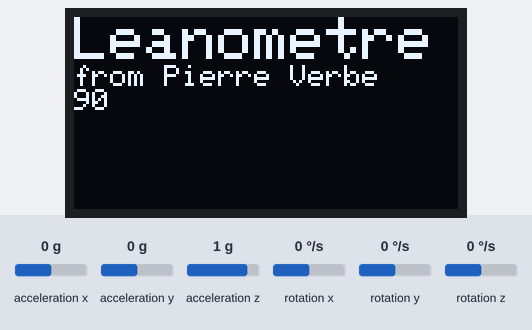
A sketch run on a simulated Arduino Uno, built with avr-gcc and run on an emulated ATmega328P. Parts: 128×64 one-colour display. Wiring (inferred from the names in the program): MPU-6050 motion sensor at I2C address 0x68. The test bench sets the inputs (shaded band); at power-on: acceleration x 0 g, acceleration y 0 g, acceleration z 1 g, rotation x 0 °/s, rotation y 0 °/s, rotation z 0 °/s. What the sketch prints to the serial monitor is not drawn.

Above: at 0.4 s.

The sketch:

Leanometer.ino
```cpp
#include <Wire.h>
#include <Adafruit_GFX.h>
#include <Adafruit_SSD1306.h>

#define SCREEN_WIDTH 128 // OLED display width, in pixels
#define SCREEN_HEIGHT 64 // OLED display height, in pixels

// Declaration for an SSD1306 display connected to I2C (SDA, SCL pins)
#define OLED_RESET     4 // Reset pin # (or -1 if sharing Arduino reset pin)
Adafruit_SSD1306 display(SCREEN_WIDTH, SCREEN_HEIGHT, &Wire, OLED_RESET);

const int MPU = 0x68; // I2C address of the MPU-6050
const int OLED = 0x3C; // I2C address of the OLED

int16_t AcX, AcY, AcZ, Tmp, GyX, GyY, GyZ;

int16_t compteur = 90;

void setup()
{
  Serial.begin(9600);
  Serial.println(" _                                           _              ");
  Serial.println("| |                                         | |             ");
  Serial.println("| |     ___  __ _ _ __   ___  _ __ ___   ___| |_ ___ _ ___  ");
  Serial.println("| |    / _ \\/ _` | '_ \\ / _ \\| '_ ` _ \\ / _ \\ __/ _ \\ '__ | ");
  Serial.println("| |___|  __/ (_| | | | | (_) | | | | | |  __/ ||  __/ |     ");
  Serial.println("|______\\___|\\__,_|_| |_|\\___/|_| |_| |_|\\___|\\__\\___|_|     ");

  Wire.begin();
  display.begin(SSD1306_SWITCHCAPVCC, 0x3C);
  /*display.display();
  delay(500); // Pause for 0.5 seconde*/
  display.clearDisplay();// Clear the buffer

  display.setTextSize(2);             // Normal 1:1 pixel scale
  display.setTextColor(WHITE);        // Draw white text
  display.setCursor(0, 0);            // Start at top-left corner
  display.println(F("Leanometre"));
  display.setTextSize(1);
  display.println(F("from Pierre Verbe"));
  display.println(compteur);
  display.display();      // Show initial text
  delay(500);

  /*Wire.endTransmission(OLED);*/

  Wire.begin();
  Wire.beginTransmission(MPU);
  Wire.write(0x6B);  // PWR_MGMT_1 register
  Wire.write(0);     // set to zero (wakes up the MPU-6050)
  Wire.endTransmission(true);
}

void loop()
{
  Wire.beginTransmission(MPU);
  Wire.write(0x3B);  // starting with register 0x3B (ACCEL_XOUT_H)
  Wire.endTransmission(true);
  Wire.requestFrom(MPU, 14, true); // request a total of 14 registers
  AcX = Wire.read() << 8 | Wire.read(); // 0x3B (ACCEL_XOUT_H) & 0x3C (ACCEL_XOUT_L)
  AcY = Wire.read() << 8 | Wire.read(); // 0x3D (ACCEL_YOUT_H) & 0x3E (ACCEL_YOUT_L)
  AcZ = Wire.read() << 8 | Wire.read(); // 0x3F (ACCEL_ZOUT_H) & 0x40 (ACCEL_ZOUT_L)
  GyX = Wire.read() << 8 | Wire.read(); // 0x43 (GYRO_XOUT_H) & 0x44 (GYRO_XOUT_L)
  GyY = Wire.read() << 8 | Wire.read(); // 0x45 (GYRO_YOUT_H) & 0x46 (GYRO_YOUT_L)
  GyZ = Wire.read() << 8 | Wire.read(); // 0x47 (GYRO_ZOUT_H) & 0x48 (GYRO_ZOUT_L)
   Serial.println("Test terminal");
  Serial.print("AcX = ");
  Serial.println(AcX / 180);
  Serial.print("AcY = ");
  Serial.println(AcY / 180);
  Serial.print("AcZ = ");
  Serial.println(AcZ / 180);
  Serial.println();
  Serial.println();

  /*printAngleOLED(AcX / 180);*/
  /*compteur++;
    if (compteur == 255)compteur = 0;

    display.clearDisplay();
    display.setTextSize(1);             // Normal 1:1 pixel scale
    display.setTextColor(WHITE);        // Draw white text
    display.setCursor(0, 0);            // Start at top-left corner
    if (compteur == 1)
    {
    display.println(F("ma première ligne"));
    display.println(F("ma deux ligne"));
    }

    if (compteur == 2)
    {
    display.println(F(";)"));
    }*/
  /*Serial.println(compteur);*/

  /*while (compteur > 0) {
    printAngleOLED(compteur);
    display.display();
    delay(200);
    compteur--;
    }
    while (compteur < 90) {
    printAngleOLED(compteur);
    display.display();
    delay(200);
    compteur++;
    }*/


  /*printInfo();*/

  /*lcd.begin(16, 2);
    lcd.setCursor(1,1);
    lcd.print(AcX);
    lcd.setCursor(1,0);
    lcd.print(GyX);*/
  display.display();
  delay(2000);
}

void testdrawstyles(void) {
  display.clearDisplay();

  display.setTextSize(1);             // Normal 1:1 pixel scale
  display.setTextColor(WHITE);        // Draw white text
  display.setCursor(0, 0);           // Start at top-left corner
  display.println(F("Hello, world!"));

  display.setTextColor(BLACK, WHITE); // Draw 'inverse' text
  display.println(3.141592);

  display.setTextSize(2);             // Draw 2X-scale text
  display.setTextColor(WHITE);
  display.print(F("0x")); display.println(0xDEADBEEF, HEX);

  display.display();
  delay(2000);
}

// function to print on the OLED the actual angle
void printAngleOLED(int16_t angle) {
  display.clearDisplay();
  display.setTextSize(9);
  display.setTextColor(WHITE);
  display.setCursor(15, 0);
  display.println(angle);
}

// function to print stats on the OLED
void statsLeanometre(int16_t angle_r, int16_t angle_l) {
  display.clearDisplay();
  display.setTextSize(1);
  display.setTextColor(WHITE);
  display.setCursor(0, 0);
  display.print("MAX ANGLE R: ");
  display.println(angle_r);
  display.print("MAX ANGLE L: ");
  display.println(angle_l);
  display.print("TIME TRAVEL : ");
  display.println();
}

// function use leds
void ledIndication(int16_t angle) {
  // middle green
  if (angle >= -10 && angle <= 10) {

  }

  // soft right yellow
  else if (angle > 10 && angle <= 45) {

  }

  // hard right red
  else if (angle > 45) {

  }

  // soft left yellow
  else if (angle < -10 && angle >= -45) {

  }

  // hard left red
  else if (angle < -45) {

  }
}

// function to print all the axis of the MP6050
void printGyro(int16_t AcX, int16_t AcY, int16_t AcZ) {
  display.clearDisplay();
  display.setTextSize(1);
  display.setTextColor(WHITE);
  display.setCursor(0, 0);
  display.println(F("GYRO MPU6050"));
  display.print(F("AcX = "));
  display.println(AcX);
  display.print(F("AcY = "));
  display.println(AcY);
  display.print(F("AcZ = "));
  display.println(AcZ);
}

// function to print info about the angles
void printInfo(void) {
  display.clearDisplay();
  display.setTextSize(1);
  display.setTextColor(WHITE);
  display.setCursor(0, 0);
  display.println(F("Scooter -> 40 deg"));
  display.println(F("Street Bike -> 50 deg"));
  display.println(F("Super sport -> 55 deg"));
  display.println(F("SBK -> 61 deg"));
  display.println(F("MotoGP -> 64 deg"));
}
```
